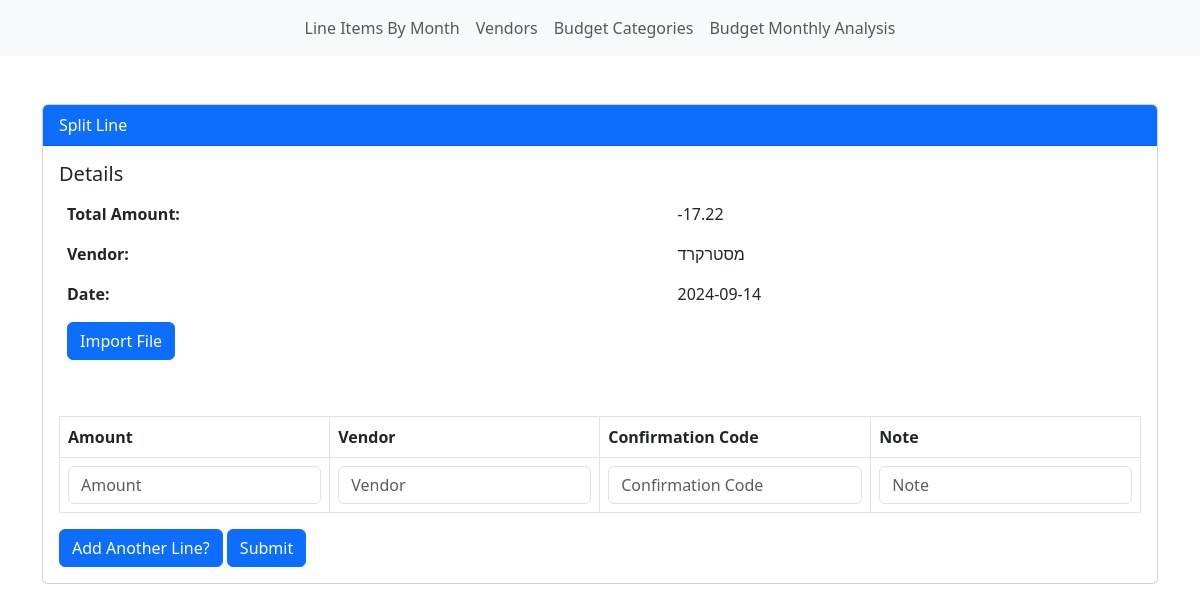
Page /split_line/1 on the earlier database version.
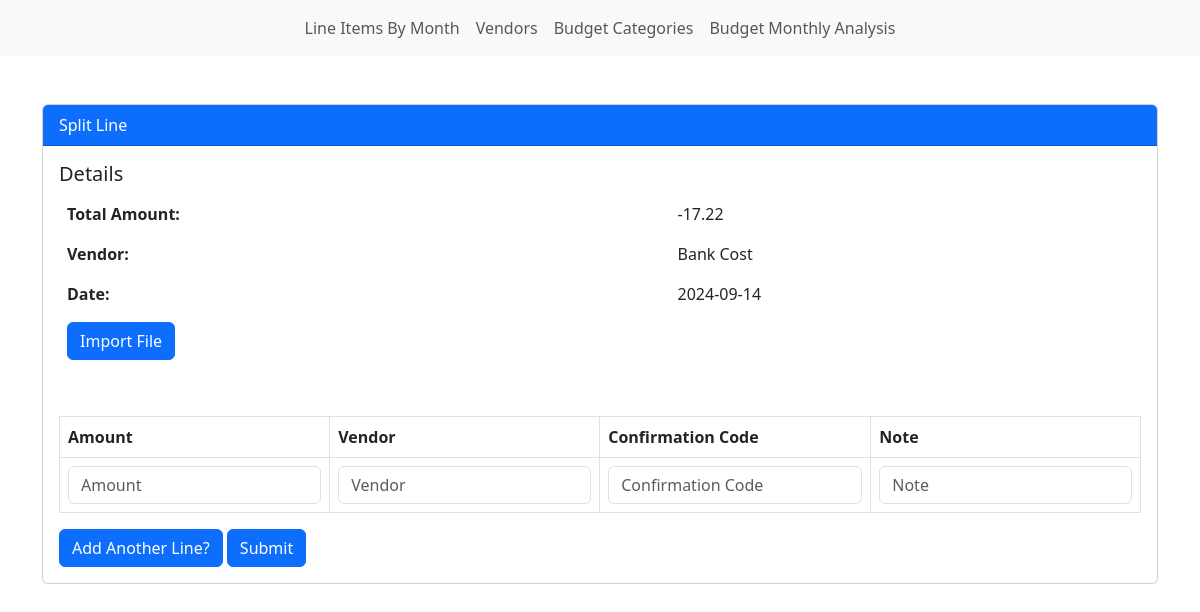
Same page on the later database version.
### app/models.py (models this page shows, shortened)
class Vendor(db.Model):
    __tablename__ = 'vendor'
    id            = Column('id', INTEGER(), primary_key=True, autoincrement=True)
    name          = Column('name', String(), nullable=False)
    bc_id         = Column('bc_id', INTEGER(), nullable=True)

### app/routes.py (the view)
@app.route('/split_line/<line_item_id>')
def split_line(line_item_id):
    existing_child_lines = db.session.execute(select(LineItem).where(LineItem.parent_line_item_id == line_item_id)).scalars()
    li = db.session.execute(select(LineItem).where(LineItem.id == line_item_id)).scalar()
    return render_template('split_line.html',
                           li=li,
                           existing_child_lines=existing_child_lines)

### app/models.py (called while the page is built)
    def get_vendor(self):
        return db.session.execute(select(Vendor).where(Vendor.id==self.vendor_id)).scalar()

    def display_date(self):
        dt_object = datetime.datetime.fromtimestamp(self.date)
        return dt_object.strftime('%Y-%m-%d')

### app/templates/split_line.html (shortened to what this page needs)
{% extends 'base.html' %}
{% block content %}
<main>
    <div class="container mt-5">
        <div class="card">
            <div class="card-header bg-primary text-white">
                Split Line
            </div>
            <div class="card-body">
                <h5 class="card-title">Details</h5>
                <div class="table-responsive">
                    <table class="table table-borderless">
                        <tbody>
                            <tr>
                                <th scope="row">Total Amount:</th>
                                <td>{{ li.amount }}</td>
                            </tr>
                            <tr>
                                <th scope="row">Vendor:</th>
                                <td>{{ li.get_vendor().name }}</td>
                            </tr>
                            <tr>
                                <th scope="row">Date:</th>
                                <td>{{ li.display_date() }}</td>
                            </tr>
                            <tr>
                                <th><a class="btn btn-primary" href="{{url_for('import_file_selector', line_item_id=li.id)}}">Import File</a></th>
                            </tr>
                        </tbody>
                    </table>
                </div>
            </div>
            <div class="card-body">
                <form action="{{ url_for('split_line_endpoint') }}" method="POST">
                    <div class="table-responsive">
                        <table class="table table-bordered">
                            <tbody id="table-body">
                                {% if existing_child_lines %}
                                    <tr>
                                        <th>Amount</th>
                                        <th>Vendor</th>
                                        <th>Confirmation Code</th>
                                        <th>Note</th>
                                    </tr>
                                {% endif %}
                            </tbody>
                        </table>
                    </div>
                    <button type="button" class="btn btn-primary" id="add-line-button">Add Another Line?</button>
                    <button type="submit" class="btn btn-primary">Submit</button>
                </form>
            </div>
        </div>
    </div>
</main>
{% endblock content %}

Differences in the rows shown:
no longer on this page (row edited): Vendor: get_vendor "מסטרקרד"
added Vendor: get_vendor "Bank Cost"
